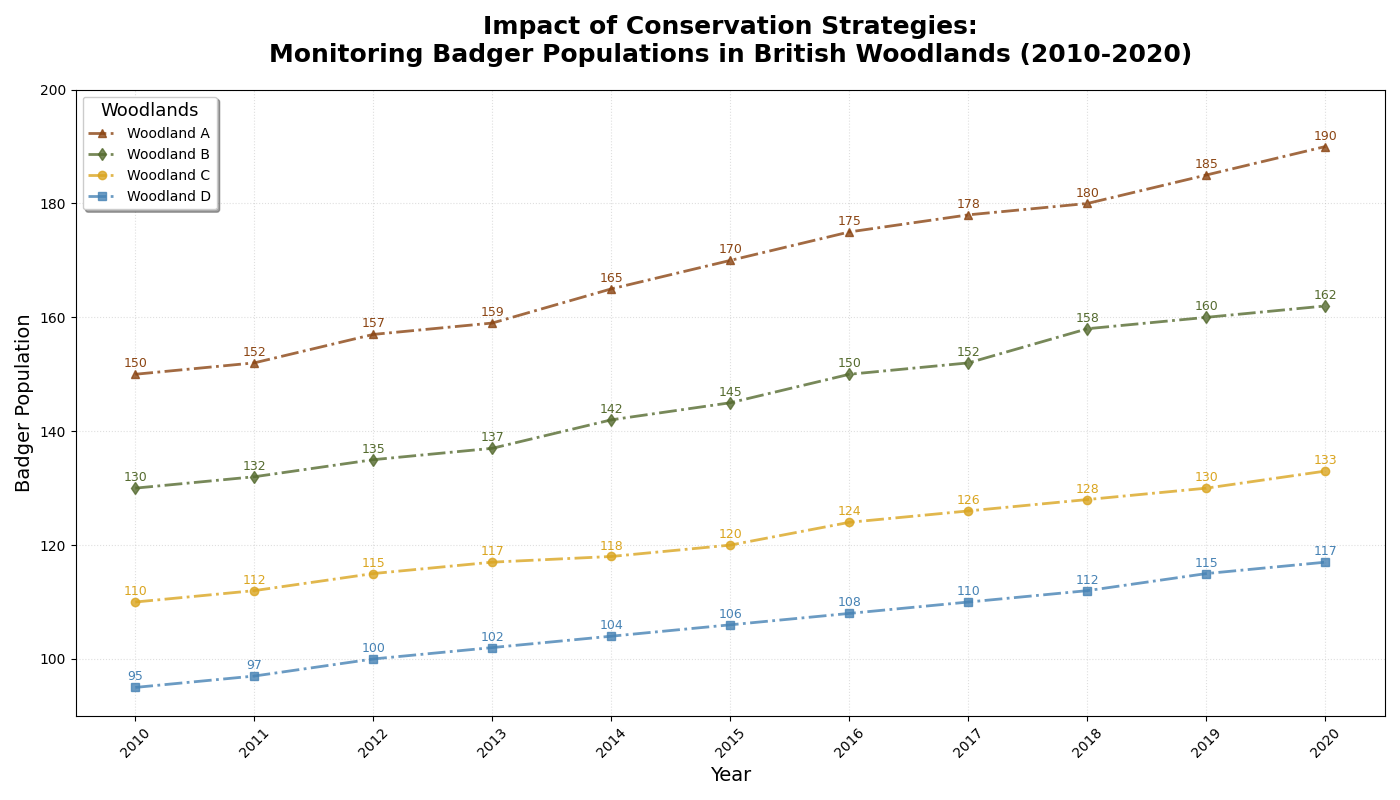

The Python source for this figure:
import matplotlib.pyplot as plt
import numpy as np

years = np.arange(2010, 2021)

woodland_A = np.array([150, 152, 157, 159, 165, 170, 175, 178, 180, 185, 190])
woodland_B = np.array([130, 132, 135, 137, 142, 145, 150, 152, 158, 160, 162])
woodland_C = np.array([110, 112, 115, 117, 118, 120, 124, 126, 128, 130, 133])
woodland_D = np.array([95, 97, 100, 102, 104, 106, 108, 110, 112, 115, 117])

colors = ['#8B4513', '#556B2F', '#DAA520', '#4682B4']
markers = ['^', 'd', 'o', 's']

fig, ax1 = plt.subplots(figsize=(14, 8))

woodlands_data = [woodland_A, woodland_B, woodland_C, woodland_D]
woodland_names = ["Woodland A", "Woodland B", "Woodland C", "Woodland D"]

for data, name, color, marker in zip(woodlands_data, woodland_names, colors, markers):
    ax1.plot(years, data, label=name, color=color, marker=marker, linestyle='-.', linewidth=2, alpha=0.8)
    for (x, y) in zip(years, data):
        ax1.annotate(f'{y}', xy=(x, y), xytext=(0, 5),
                     textcoords='offset points', ha='center', fontsize=9, color=color)

ax1.set_title('Impact of Conservation Strategies:\nMonitoring Badger Populations in British Woodlands (2010-2020)', 
              fontsize=18, fontweight='bold', pad=20)
ax1.set_xlabel('Year', fontsize=14)
ax1.set_ylabel('Badger Population', fontsize=14)
ax1.grid(True, linestyle=':', alpha=0.4)

ax1.legend(title='Woodlands', title_fontsize='13', loc='best', frameon=True, shadow=True)

plt.xticks(years, rotation=45)
plt.ylim(90, 200)

plt.tight_layout()

plt.show()
